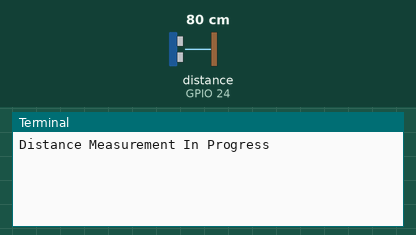
Recording of a program running on a simulated Raspberry Pi (BCM pin numbers). Shown: the last lines printed to the terminal. The test bench sets the inputs (shaded band); at power-on: distance to the obstacle (sensor on GPIO 24) 80 cm. The echo pulse lasts 58.3 µs per cm; the clock reads 2024-03-15 10:24:30 at power-on unless the program sets it.

Above: at 1.2 s.
1.3 s: distance to the obstacle (sensor on GPIO 24) set to 2 cm
At 2.6 s:
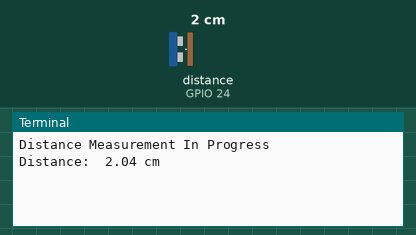
4.3 s: distance to the obstacle (sensor on GPIO 24) set to 4 cm
At 6.9 s:
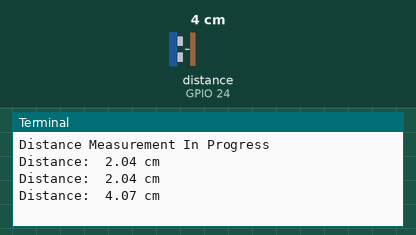
Timing chart, 0 to 8.4 s (numbered marks = the images above; inputs shaded):
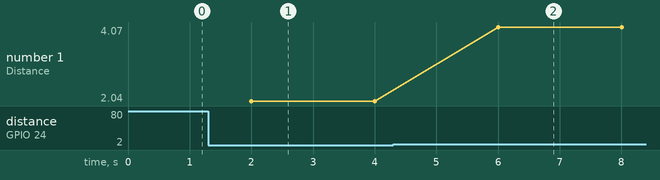

The program:

ultrasonic.py
```python
import RPi.GPIO as GPIO
import time
GPIO.setmode(GPIO.BCM)

TRIG = 23
ECHO = 24

print ("Distance Measurement In Progress")

GPIO.setup(TRIG,GPIO.OUT)
GPIO.setup(ECHO,GPIO.IN)
try:
    while True:

        GPIO.output(TRIG, False)
        time.sleep(2)
        GPIO.output(TRIG, True)
        time.sleep(0.00001)
        GPIO.output(TRIG, False)

        while GPIO.input(ECHO)==0:
            pulse_start = time.time()

        while GPIO.input(ECHO)==1:
            pulse_end = time.time()

        pulse_duration = pulse_end - pulse_start

        distance = pulse_duration * 17000

        distance = round(distance, 2)

        print ("Distance: ",distance,"cm")

except KeyboardInterrupt:
    print("Cleaning up!")
    GPIO.cleanup()
finally:
    GPIO.cleanup()
    print("final cleanup")
```

Measured:
- after the input at 1.3 s, the terminal: prints a new line after 0.70 s (image 1)
- after the input at 4.3 s, the terminal: prints a new line after 1.7 s (image 2)
- plotted number 1: 2.04 → 4.07 after the input at 4.3 s
